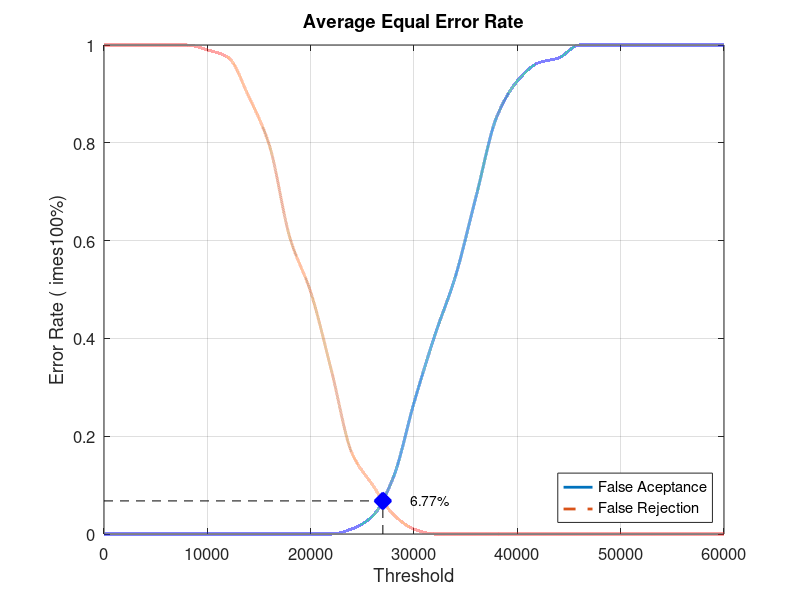
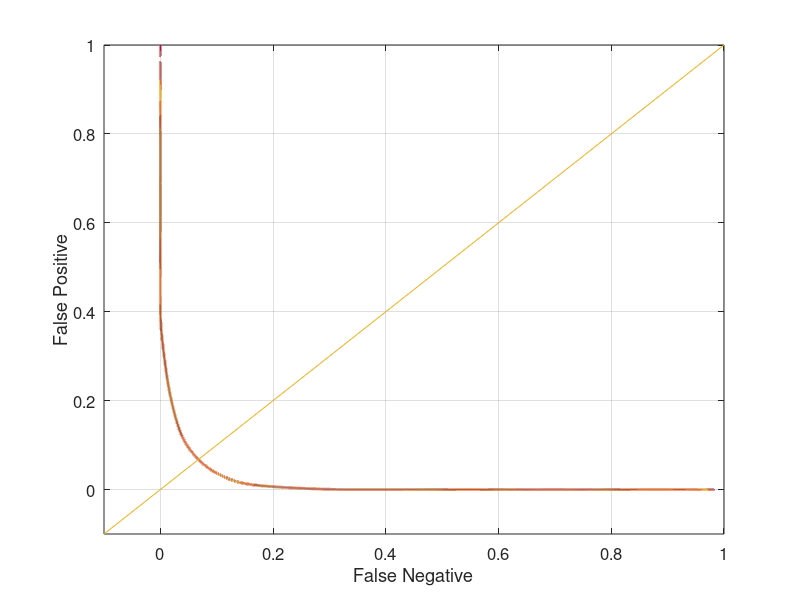

MATLAB code to generate these figures, in order:
close all;
clear;
clc;
x = 0:2000:60000;
xq = 0:0.5:60000;

y0 = [0 0 0 0 0 0 0 0 0 0 0 0 0.0105263 0.0368421 0.115789 0.268421 0.405263 0.526316 0.689474 0.852632 0.926316 0.963158 0.973684 1 1 1 1 1 1 1 1]
yy0 = interp1(x, y0, xq, 'pchip');
y1 = [1 1 1 1 1 0.99 0.975 0.895 0.795 0.605 0.495 0.335 0.165 0.1 0.04 0.01 0 0 0 0 0 0 0 0 0 0 0 0 0 0 0]
yy1 = interp1(x, y1, xq, 'pchip');

% Calculating EER: 
y2 = abs(y0 - y1);
find(y2 == min(y2))
yy2 = abs(yy0 - yy1);
xEER = find(yy2 == min(yy2));
xEERIndex = xq(xEER) % X-axis EER
yEER = yy0(xEER) % Y-axis EER

main = figure
plot(xq, yy0,'-','LineWidth', 2);	hold on
plot(xq, yy1,'--','LineWidth', 2);	hold on
plot([xEERIndex xEERIndex], [0 yEER], 'k--');	hold on
plot([0 xEERIndex], [yEER yEER], 'k--');	hold on
plot(xEERIndex, yEER, 'bx', 'LineWidth', 10);	hold on
text(xEERIndex + 10 * xEERIndex / 100, yEER, [num2str(round((10000 * yEER)) / 100) '%'])
legend('False Aceptance', 'False Rejection', 'Location', 'SouthEast')
xlabel('Threshold')
ylabel('Error Rate (	imes100%)')
title('Average Equal Error Rate')
set(gca, 'FontSize', 12)
axis([0 60000 0 1])
grid on

print(main, 'Database5_2Main', '-dpng');
FNRxFPR = figure('Color', [1 1 1]);
plot(yy1, yy0, '-', yy1, yy0, 'LineWidth', 2);
hold on
y = -0.1:0.1:1
plot(y, y); 
set(gca, 'FontSize', 12)
xlabel('False Negative')
ylabel('False Positive')
axis([-0.1 1 -0.1 1])
set(gca, 'FontSize', 12)
grid on

print(FNRxFPR, 'Database5_2FNRxFPR','-dpng');
